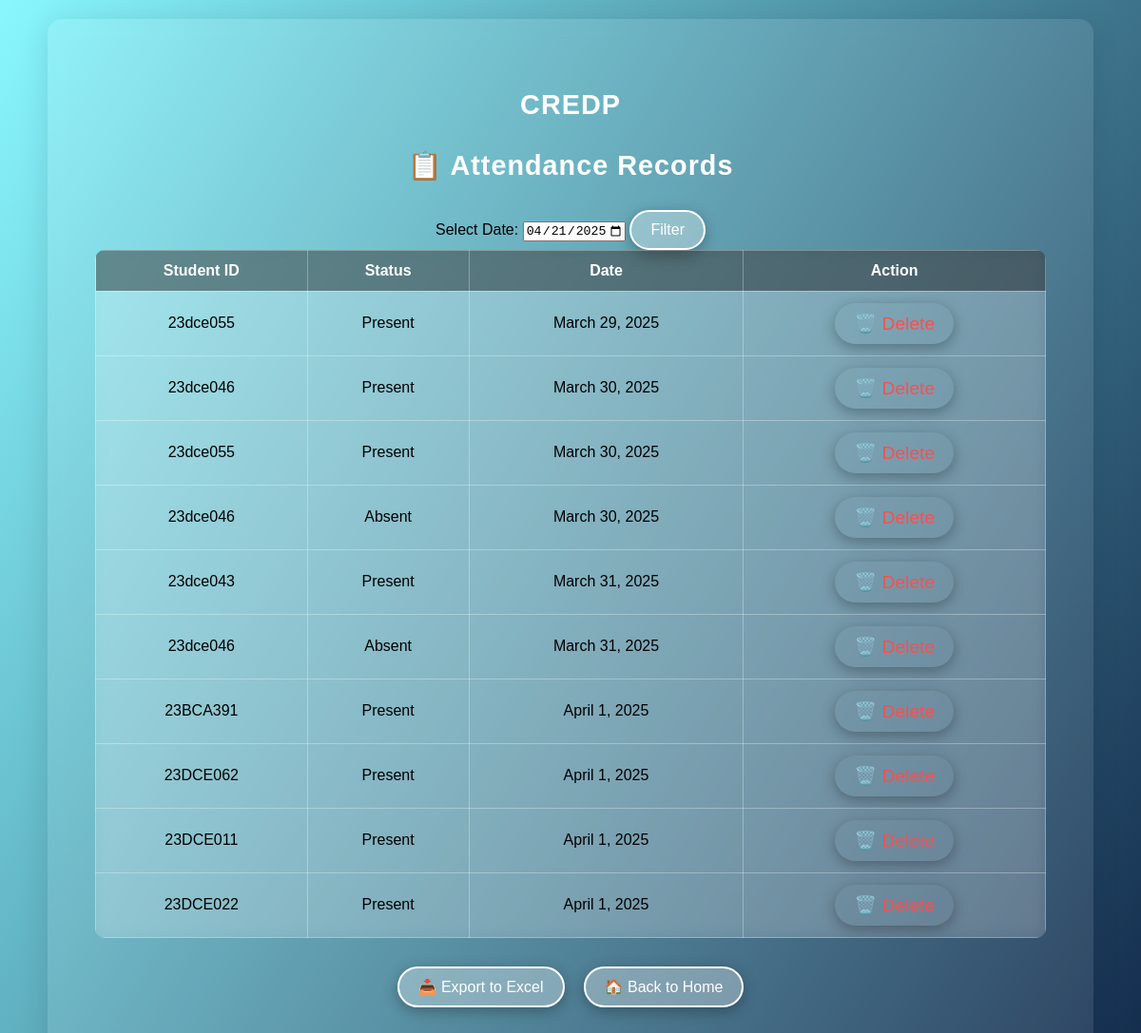
Screenshot of /view/ with the database file from the repository.
### attendance/models.py (models this page shows, shortened)
class Attendance(models.Model):
    student_id = models.CharField(max_length=20)
    status = models.CharField(max_length=10)  # Present / Absent
    date = models.DateField()

### attendance/views.py (the view)
# urls.py: path('view/', views.view_attendance, name='view_attendance'),
def view_attendance(request):
    date_filter = request.GET.get('date')  # ✅ Allow filtering by date
    records = Attendance.objects.all().order_by('date')
    if date_filter:
        records = records.filter(date=date_filter)
    return render(request, 'attendance/view_attendance.html', {'records': records, 'date_filter': date_filter})

### attendance/templates/attendance/view_attendance.html (shortened to what this page needs)
<!DOCTYPE html>
<html>
<head>
</head>
<body>
    <div class="container">
        <h2>CREDP</h2>
        <h2>📋 Attendance Records</h2>
        <form method="GET" action="{% url 'view_attendance' %}">
            <label for="date">Select Date:</label>
            <input type="date" name="date" id="date" value="{{ date_filter }}">
            <button type="submit">Filter</button>
        </form>
        <table>
            <thead>
                <tr>
                    <th>Student ID</th>
                    <th>Status</th>
                    <th>Date</th>
                    <th>Action</th>
                </tr>
            </thead>
            <tbody>
                {% if records %}
                    {% for record in records %}
                    <tr>
                        <td>{{ record.student_id }}</td>
                        <td>{{ record.status }}</td>
                        <td>{{ record.date }}</td>
                        <td>
                            <form action="{% url 'delete_attendance' record.id %}" method="post" style="display:inline;">
                                <button type="submit" class="delete-btn" onclick="return confirm('Are you sure you want to delete this record?')">🗑️ Delete</button>
                            </form>
                        </td>
                    </tr>
                    {% endfor %}
                {% else %}
                    <tr>
                        <td colspan="4" style="text-align:center; font-weight:bold; color:#ff4d4d;">No records found for this student ID.</td>
                    </tr>
                {% endif %}
            </tbody>
        </table>
        <div style="display: flex; justify-content: center; gap: 20px; margin-top: 20px;">
            <a href="{% url 'export_attendance' %}"><button>📥 Export to Excel</button></a>
            <a href="/"><button>🏠 Back to Home</button></a>
        </div>
    </div>
</body>
</html>

### attendance/templates/attendance/view_attendance.html (style rules this page uses)
body { font-family: 'Arial', sans-serif; background: linear-gradient(120deg, #89f7fe, #132b4c); display: flex; justify-content: center; align-items: center; min-height: 100vh; margin: 0; padding: 20px; box-sizing: border-box; }
.container { text-align: center; background-color: rgba(255, 255, 255, 0.1); border-radius: 15px; padding: 50px; backdrop-filter: blur(10px); box-shadow: 0 4px 30px rgba(0, 0, 0, 0.1); animation: fadeIn 1s ease-in-out; width: 1000px; }
h2 { color: #ffffff; margin-bottom: 30px; font-size: 1.8rem; letter-spacing: 1px; }
table { width: 100%; border-collapse: collapse; margin: 0 auto 30px auto; background-color: rgba(255, 255, 255, 0.15); backdrop-filter: blur(8px); border-radius: 10px; overflow: hidden; }
th, td { padding: 12px; border: 1px solid rgba(255, 255, 255, 0.3); text-align: center; color: #ffffff; }
th { background: rgba(0, 0, 0, 0.4); }
td { color: black; }
button { padding: 10px 20px; font-size: 1rem; color: #ffffff; background: rgba(255, 255, 255, 0.3); border: 2px solid white; border-radius: 50px; cursor: pointer; transition: 0.3s ease; box-shadow: 0 4px 15px rgba(0, 0, 0, 0.3); }
.delete-btn { background: none; border: none; color: #ff4d4d; font-size: 1.2rem; cursor: pointer; }
a { text-decoration: none; }

### rows the page displays
Attendance: student_id "23dce055", status "Present", date "March 29, 2025"
Attendance: student_id "23dce046", status "Present", date "March 30, 2025"
Attendance: student_id "23dce055", status "Present", date "March 30, 2025"
Attendance: student_id "23dce046", status "Absent", date "March 30, 2025"
Attendance: student_id "23dce043", status "Present", date "March 31, 2025"
Attendance: student_id "23dce046", status "Absent", date "March 31, 2025"
Attendance: student_id "23BCA391", status "Present", date "April 1, 2025"
Attendance: student_id "23DCE062", status "Present", date "April 1, 2025"
Attendance: student_id "23DCE011", status "Present", date "April 1, 2025"
Attendance: student_id "23DCE022", status "Present", date "April 1, 2025"
